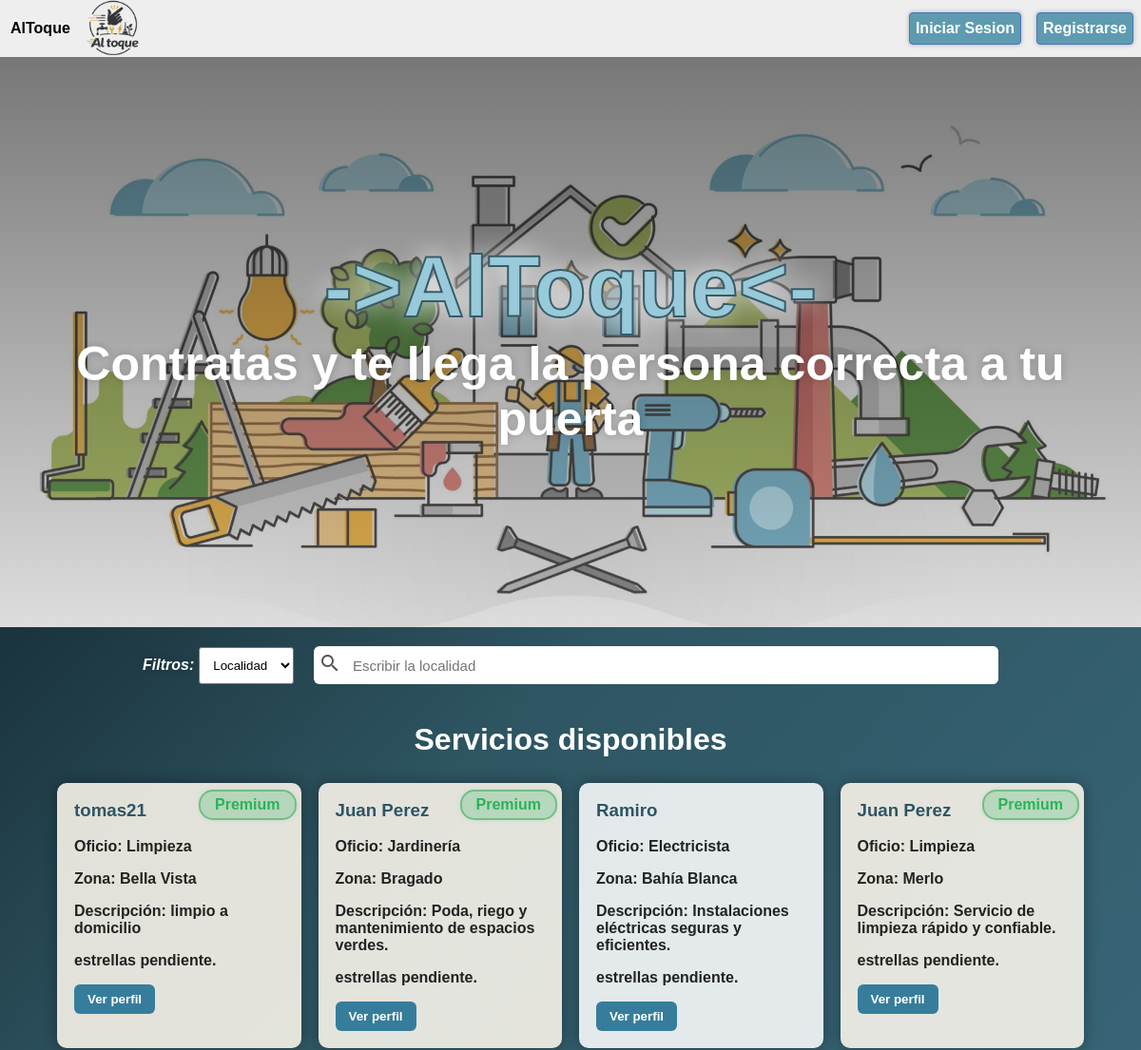
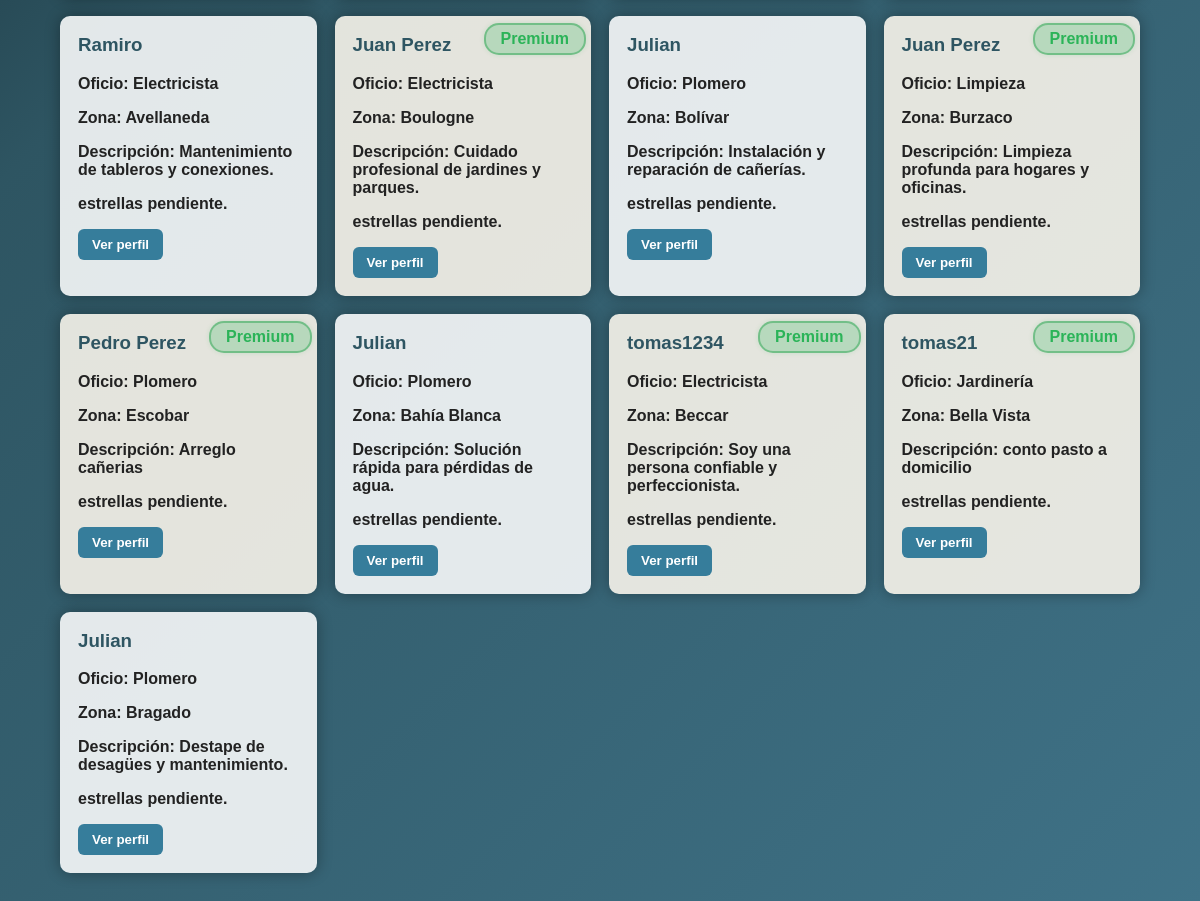
The page /FontEnd/html_y_css/pagina1.php on the database its author committed (2 pictures, top to bottom).
### tables this page shows
CREATE TABLE `publicaciones` (
  `id` int(11) NOT NULL,
  `id_usuario` int(11) NOT NULL,
  `nombre_completo` varchar(60) NOT NULL,
  `categoria` varchar(30) NOT NULL,
  `zona` varchar(50) NOT NULL,
  `descripcion` varchar(200) NOT NULL,
  `disponible` tinyint(1) NOT NULL,
  `id_cliente` int(11) NOT NULL
);

CREATE TABLE `usuarios` (
  `id` int(11) NOT NULL,
  `nombre_completo` varchar(60) NOT NULL,
  `email` varchar(50) NOT NULL,
  `contraseña` varchar(50) NOT NULL,
  `rol` varchar(20) NOT NULL
);

### FontEnd/html_y_css/pagina1.php (the view, shortened to what this page needs)
<!DOCTYPE html>
<html lang="es">
    <head>
        <link rel="stylesheet" href="css.css"/>
    </head>
    <body>
        <div class="div__mapa">
            <h1>->AlToque<-</h1>
            <h2> Contratas y te llega la persona correcta a tu puerta</h2>
        </div>
        <div class="div">
            <div class="div_busqueda">
                <span>Filtros:  </span>
                <select class="details" name="" id="combo_filtro">
                    <option class="details__lista-item" value="Localidad">Localidad</option>
                </select>
            </div>
            <div class="div_busqueda__div_buscador">
                <label for="input_buscador_localidad" class="label-icono">
                    <span class="material-icons">search</span>
                </label>
                <input
                    class="input_buscador_localidad"
                    id="input_buscador_localidad"
                    type="text"
                    placeholder="Escribir la localidad"
                    list="lista_input"
                />
            </div>
        </div>
        <section class="servicios">
    <h2>Servicios disponibles</h2>
    <div class="tarjetas" id="contenedorServicios">
    <?php
    $conexion = mysqli_connect("localhost", "root", "", "base_del_proyecto");
    if($_SESSION["id_cliente"]){
        $id_cliente=$_SESSION["id_cliente"];
    }else{
        $id_cliente=0;
    }
    $respuesta = mysqli_query($conexion, "SELECT *, publicaciones.id AS id_real_publicacion FROM publicaciones INNER JOIN usuarios ON usuarios.id = id_usuario WHERE disponible = true ");
    $publicaciones = mysqli_fetch_all($respuesta, MYSQLI_ASSOC);
    shuffle($publicaciones);
    usort($publicaciones, function($a, $b) {
        if ($a["rol"] === $b["rol"]) return 0;
        $dado = rand(1, 100);
        if ($a["rol"] === "usuario_premium") {
            return ($dado <= 60) ? -1 : 1;
        }
        if ($b["rol"] === "usuario_premium") {
            return ($dado <= 60) ? 1 : -1;
        }
        return 0;
    });
    foreach($publicaciones as $publicacion) {
        $clase = ($publicacion["rol"] == "usuario_premium") ? "tarjeta-servicio tarjeta_premium" : "tarjeta-servicio";
        ?>
        <article class="<?php echo $clase; ?>">
            <?php if($publicacion["rol"] == "usuario_premium") echo '<span class="span_premium">Premium</span>'; ?>
            <h3><?php echo $publicacion["nombre_completo"]; ?></h3>
            <p><strong>Oficio: </strong><?php echo $publicacion["categoria"]; ?></p>
            <p><strong>Zona: </strong><?php echo $publicacion["zona"]; ?></p>
            <p><strong>Descripción: </strong><?php echo $publicacion["descripcion"]; ?></p>
            <p class="estrellas">estrellas pendiente.</p>
            <?php if($publicacion["id_usuario"]!=$id_cliente){
            ?><button><a id="link_publicacion" href="perfil.php?id=<?php echo $publicacion["id_real_publicacion"]; ?>">Ver perfil</a></button>
       <?php }else {
        ?><p style="text-align: center;user-select: none;"><strong>Tu Publicación</strong></p><?php
       }?>
            </article>
    <?php } ?>
    </div>
</section>
    </body>
</html>

### rows shown on the page
publicaciones: shows "Premium", id_usuario.nombre_completo "tomas21", categoria "Limpieza", zona "Bella Vista", descripcion "limpio a domicilio"
publicaciones: shows "Premium", id_usuario.nombre_completo "Juan Perez", categoria "Jardinería", zona "Bragado", descripcion "Poda, riego y mantenimiento de espacios verdes."
publicaciones: id_usuario.nombre_completo "Ramiro", categoria "Electricista", zona "Bahía Blanca", descripcion "Instalaciones eléctricas seguras y eficientes."
publicaciones: shows "Premium", id_usuario.nombre_completo "Juan Perez", categoria "Limpieza", zona "Merlo", descripcion "Servicio de limpieza rápido y confiable."
publicaciones: id_usuario.nombre_completo "Ramiro", categoria "Electricista", zona "Avellaneda", descripcion "Mantenimiento de tableros y conexiones."
publicaciones: shows "Premium", id_usuario.nombre_completo "Juan Perez", categoria "Electricista", zona "Boulogne", descripcion "Cuidado profesional de jardines y parques."
publicaciones: id_usuario.nombre_completo "Julian", categoria "Plomero", zona "Bolívar", descripcion "Instalación y reparación de cañerías."
publicaciones: shows "Premium", id_usuario.nombre_completo "Juan Perez", categoria "Limpieza", zona "Burzaco", descripcion "Limpieza profunda para hogares y oficinas."
publicaciones: shows "Premium", id_usuario.nombre_completo "Pedro Perez", categoria "Plomero", zona "Escobar", descripcion "Arreglo cañerias"
publicaciones: id_usuario.nombre_completo "Julian", categoria "Plomero", zona "Bahía Blanca", descripcion "Solución rápida para pérdidas de agua."
publicaciones: shows "Premium", id_usuario.nombre_completo "tomas1234", categoria "Electricista", zona "Beccar", descripcion "Soy una persona confiable y perfeccionista."
publicaciones: shows "Premium", id_usuario.nombre_completo "tomas21", categoria "Jardinería", zona "Bella Vista", descripcion "conto pasto a domicilio"
publicaciones: id_usuario.nombre_completo "Julian", categoria "Plomero", zona "Bragado", descripcion "Destape de desagües y mantenimiento."
